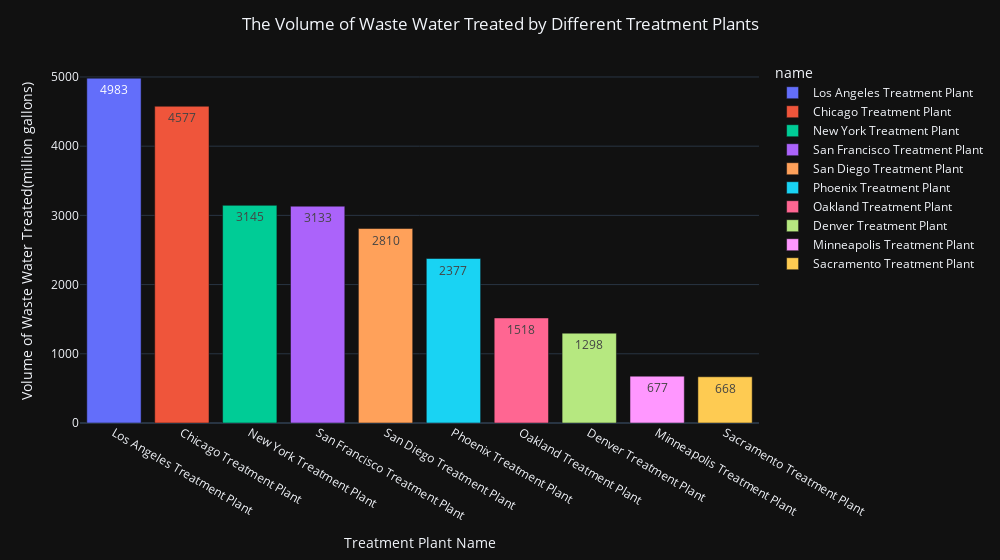

The notebook cell saved with this chart:
### Markdown cell above
In this project we suing Plotly Express for data visualisation

### Code cell
fig = px.bar(WstWatertrt_Treatment_df_grouped.sort_values(by='Volume of Water Treated', ascending=False), x = 'name', y = 'Volume of Water Treated', template= 'plotly_dark', color = 'name', text='Volume of Water Treated')
fig.update_layout(xaxis_title='Treatment Plant Name', yaxis_title = 'Volume of Waste Water Treated(million gallons)', title =dict(text='The Volume of Waste Water Treated by Different Treatment Plants', x=0.5), width=1000)
fig.show()

### Figure 1 — Plotly figure (JSON) as saved in the notebook; plotly's stock layout.template omitted (floating-point values rounded to 4 significant figures)
{"data": [{"alignmentgroup": "True", "hovertemplate": "name=%{x}<br>Volume of Water Treated=%{text}<extra></extra>", "legendgroup": "Los Angeles Treatment Plant", "marker": {"color": "#636efa", "pattern": {"shape": ""}}, "name": "Los Angeles Treatment Plant", "offsetgroup": "Los Angeles Treatment Plant", "orientation": "v", "showlegend": true, "text": [4983], "textposition": "auto", "type": "bar", "x": ["Los Angeles Treatment Plant"], "xaxis": "x", "y": [4983], "yaxis": "y"}, {"alignmentgroup": "True", "hovertemplate": "name=%{x}<br>Volume of Water Treated=%{text}<extra></extra>", "legendgroup": "Chicago Treatment Plant", "marker": {"color": "#EF553B", "pattern": {"shape": ""}}, "name": "Chicago Treatment Plant", "offsetgroup": "Chicago Treatment Plant", "orientation": "v", "showlegend": true, "text": [4577], "textposition": "auto", "type": "bar", "x": ["Chicago Treatment Plant"], "xaxis": "x", "y": [4577], "yaxis": "y"}, {"alignmentgroup": "True", "hovertemplate": "name=%{x}<br>Volume of Water Treated=%{text}<extra></extra>", "legendgroup": "New York Treatment Plant", "marker": {"color": "#00cc96", "pattern": {"shape": ""}}, "name": "New York Treatment Plant", "offsetgroup": "New York Treatment Plant", "orientation": "v", "showlegend": true, "text": [3145], "textposition": "auto", "type": "bar", "x": ["New York Treatment Plant"], "xaxis": "x", "y": [3145], "yaxis": "y"}, {"alignmentgroup": "True", "hovertemplate": "name=%{x}<br>Volume of Water Treated=%{text}<extra></extra>", "legendgroup": "San Francisco Treatment Plant", "marker": {"color": "#ab63fa", "pattern": {"shape": ""}}, "name": "San Francisco Treatment Plant", "offsetgroup": "San Francisco Treatment Plant", "orientation": "v", "showlegend": true, "text": [3133], "textposition": "auto", "type": "bar", "x": ["San Francisco Treatment Plant"], "xaxis": "x", "y": [3133], "yaxis": "y"}, {"alignmentgroup": "True", "hovertemplate": "name=%{x}<br>Volume of Water Treated=%{text}<extra></extra>", "legendgroup": "San Diego Treatment Plant ", "marker": {"color": "#FFA15A", "pattern": {"shape": ""}}, "name": "San Diego Treatment Plant ", "offsetgroup": "San Diego Treatment Plant ", "orientation": "v", "showlegend": true, "text": [2810], "textposition": "auto", "type": "bar", "x": ["San Diego Treatment Plant "], "xaxis": "x", "y": [2810], "yaxis": "y"}, {"alignmentgroup": "True", "hovertemplate": "name=%{x}<br>Volume of Water Treated=%{text}<extra></extra>", "legendgroup": "Phoenix Treatment Plant", "marker": {"color": "#19d3f3", "pattern": {"shape": ""}}, "name": "Phoenix Treatment Plant", "offsetgroup": "Phoenix Treatment Plant", "orientation": "v", "showlegend": true, "text": [2377], "textposition": "auto", "type": "bar", "x": ["Phoenix Treatment Plant"], "xaxis": "x", "y": [2377], "yaxis": "y"}, {"alignmentgroup": "True", "hovertemplate": "name=%{x}<br>Volume of Water Treated=%{text}<extra></extra>", "legendgroup": "Oakland Treatment Plant", "marker": {"color": "#FF6692", "pattern": {"shape": ""}}, "name": "Oakland Treatment Plant", "offsetgroup": "Oakland Treatment Plant", "orientation": "v", "showlegend": true, "text": [1518], "textposition": "auto", "type": "bar", "x": ["Oakland Treatment Plant"], "xaxis": "x", "y": [1518], "yaxis": "y"}, {"alignmentgroup": "True", "hovertemplate": "name=%{x}<br>Volume of Water Treated=%{text}<extra></extra>", "legendgroup": "Denver Treatment Plant", "marker": {"color": "#B6E880", "pattern": {"shape": ""}}, "name": "Denver Treatment Plant", "offsetgroup": "Denver Treatment Plant", "orientation": "v", "showlegend": true, "text": [1298], "textposition": "auto", "type": "bar", "x": ["Denver Treatment Plant"], "xaxis": "x", "y": [1298], "yaxis": "y"}, {"alignmentgroup": "True", "hovertemplate": "name=%{x}<br>Volume of Water Treated=%{text}<extra></extra>", "legendgroup": "Minneapolis Treatment Plant", "marker": {"color": "#FF97FF", "pattern": {"shape": ""}}, "name": "Minneapolis Treatment Plant", "offsetgroup": "Minneapolis Treatment Plant", "orientation": "v", "showlegend": true, "text": [677], "textposition": "auto", "type": "bar", "x": ["Minneapolis Treatment Plant"], "xaxis": "x", "y": [677], "yaxis": "y"}, {"alignmentgroup": "True", "hovertemplate": "name=%{x}<br>Volume of Water Treated=%{text}<extra></extra>", "legendgroup": "Sacramento Treatment Plant", "marker": {"color": "#FECB52", "pattern": {"shape": ""}}, "name": "Sacramento Treatment Plant", "offsetgroup": "Sacramento Treatment Plant", "orientation": "v", "showlegend": true, "text": [668], "textposition": "auto", "type": "bar", "x": ["Sacramento Treatment Plant"], "xaxis": "x", "y": [668], "yaxis": "y"}], "layout": {"barmode": "relative", "legend": {"title": {"text": "name"}, "tracegroupgap": 0}, "margin": {"t": 60}, "title": {"text": "The Volume of Waste Water Treated by Different Treatment Plants", "x": 0.5}, "width": 1000, "xaxis": {"anchor": "y", "categoryarray": ["Los Angeles Treatment Plant", "Chicago Treatment Plant", "New York Treatment Plant", "San Francisco Treatment Plant", "San Diego Treatment Plant ", "Phoenix Treatment Plant", "Oakland Treatment Plant", "Denver Treatment Plant", "Minneapolis Treatment Plant", "Sacramento Treatment Plant"], "categoryorder": "array", "domain": [0, 1], "title": {"text": "Treatment Plant Name"}}, "yaxis": {"anchor": "x", "domain": [0, 1], "title": {"text": "Volume of Waste Water Treated(million gallons)"}}}}
